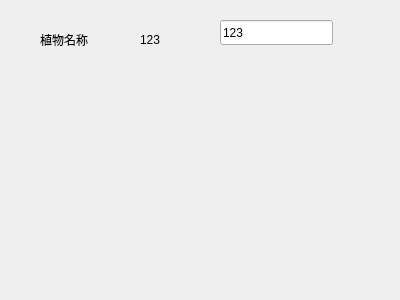
<?xml version="1.0" encoding="UTF-8"?>
<ui version="4.0">
 <class>showPlant</class>
 <widget class="QWidget" name="showPlant">
  <property name="geometry">
   <rect>
    <x>0</x>
    <y>0</y>
    <width>400</width>
    <height>300</height>
   </rect>
  </property>
  <property name="windowTitle">
   <string>Form</string>
  </property>
  <widget class="QLabel" name="label">
   <property name="geometry">
    <rect>
     <x>40</x>
     <y>30</y>
     <width>69</width>
     <height>19</height>
    </rect>
   </property>
   <property name="text">
    <string>植物名称</string>
   </property>
  </widget>
  <widget class="QLineEdit" name="PlantText">
   <property name="geometry">
    <rect>
     <x>220</x>
     <y>20</y>
     <width>113</width>
     <height>25</height>
    </rect>
   </property>
   <property name="text">
    <string>123</string>
   </property>
  </widget>
  <widget class="QLabel" name="PlantLabel">
   <property name="geometry">
    <rect>
     <x>140</x>
     <y>30</y>
     <width>69</width>
     <height>19</height>
    </rect>
   </property>
   <property name="text">
    <string>123</string>
   </property>
  </widget>
 </widget>
 <resources/>
 <connections/>
</ui>
